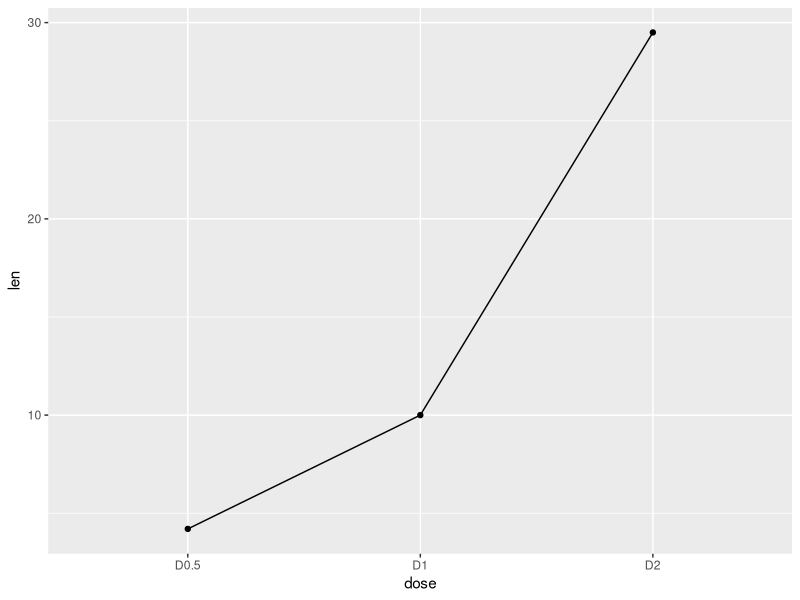

The R script that drew this image: (Note: this script raises an error after producing the figure.)
library(ggplot2)  
#Creating data for the graph  
data_frame<- data.frame(dose=c("D0.5", "D1", "D2"),  
                        len=c(4.2, 10, 29.5))  
head(data_frame)
# Basic line plot with points  
ggplot(data=data_frame, aes(x=dose, y=len, group=1)) +geom_line()+geom_point()  
# Change the line type  
ggplot(data=df, aes(x=dose, y=len, group=1)) +geom_line(linetype = "dashed")+geom_point()  
# Change the color  
ggplot(data=df, aes(x=dose, y=len, group=1)) +geom_line(color="red")+geom_point()  
